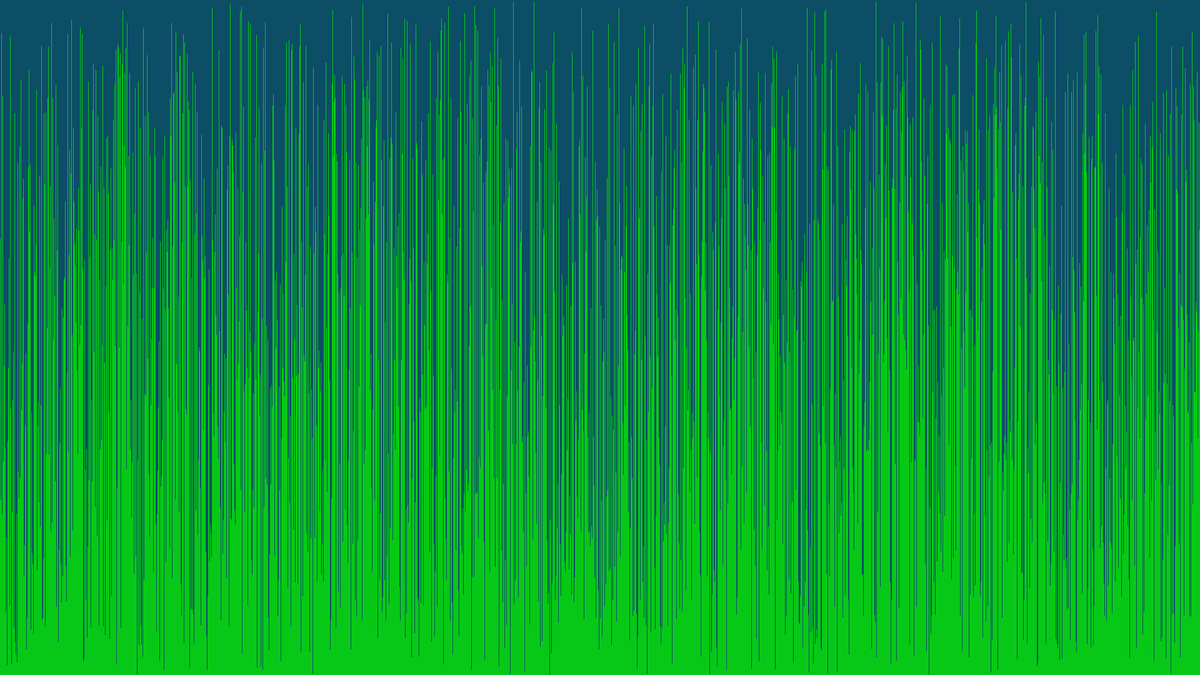
Frame 1 (no input)
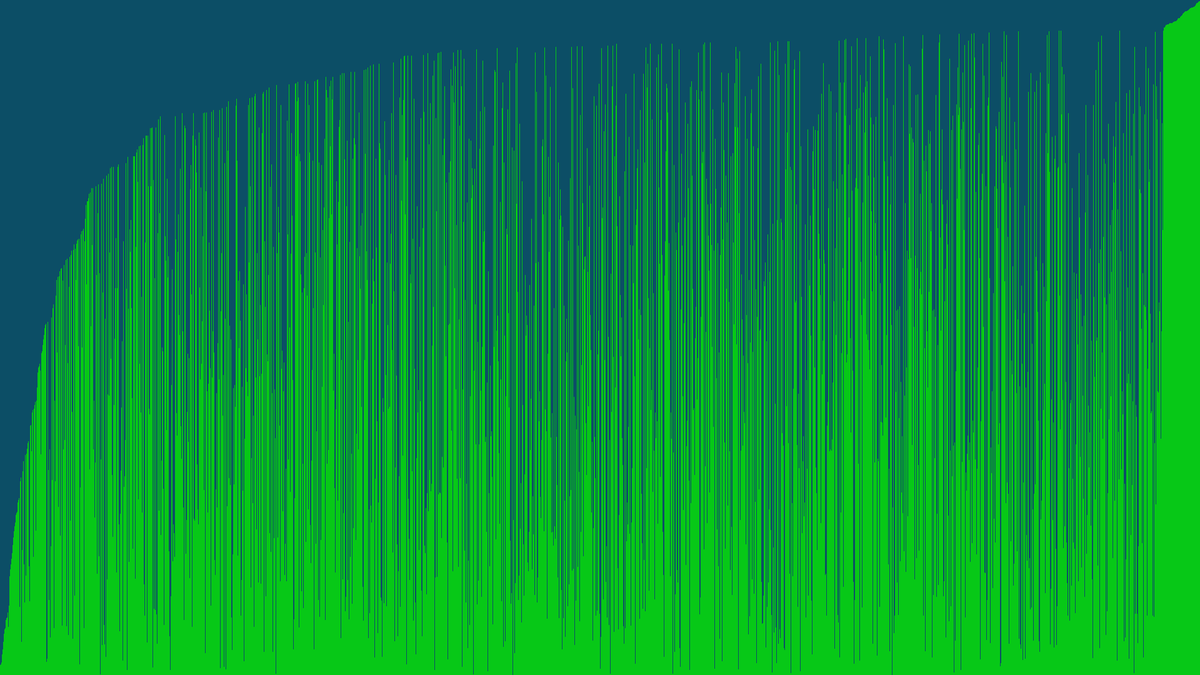
Frame 60 (the mouse pressed at the canvas centre just before this capture)
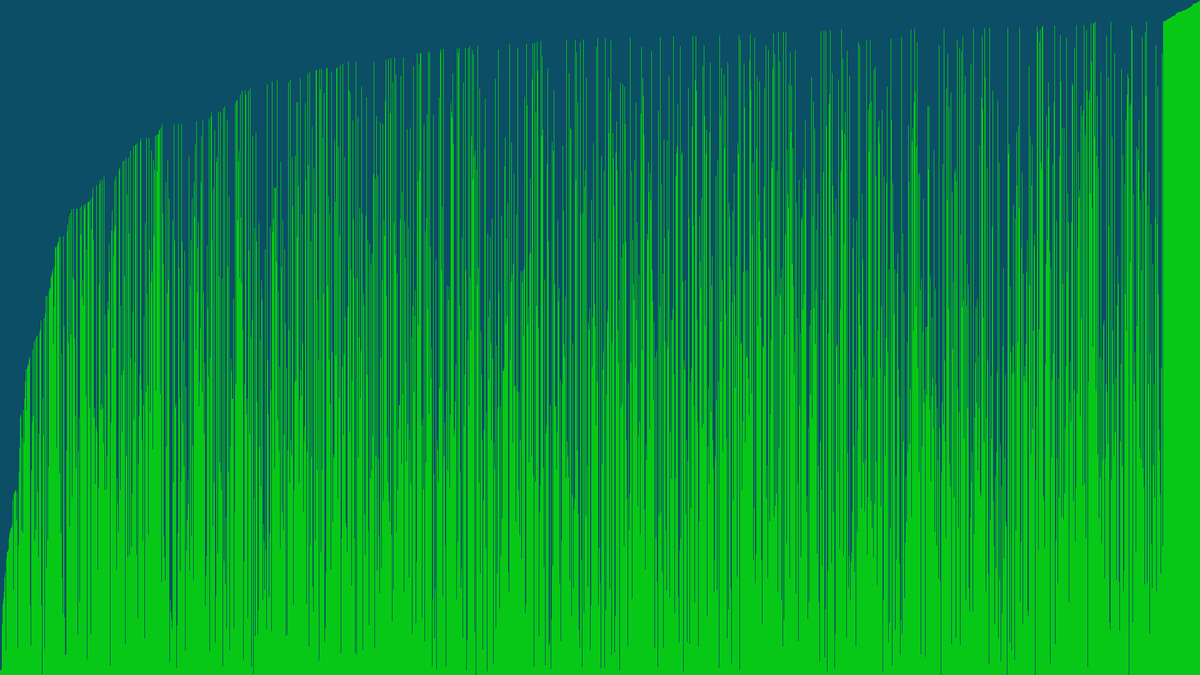
Frame 120 (the mouse held since frame 60 and released just before this capture)

The Processing sketch that drew these frames (run headless with seeded random() and noise(); from frame 60 on, the mouse is pressed at the canvas centre):

// Processing sketch: sketch_190714a
// ── sketch_190714a.pde
/* Paste the code into a new Processing sketch and complete the steps. */

//1. create an array of ints. don't initialize it yet.
int[] yeay = new int[50];

void setup() {
  size(1920,1080);
  //2. set the size of your windowD
  //  if you are using Processing 3, you cannot use variables
  //  because the developers don't know how programming is supposed to work.

  //3. initialize your array with the built in width variable
  yeay = new int[width];
  //4. initialize the ints in the array with random numbers
  //   from 0 to the built in height variable
  for (int i = 0; i < yeay.length; i++) {
    yeay[i] = (int)random(height);
  }
  //5. call the noStroke() method
  noStroke();

}

void draw() {
  //6. set the background color with background(r, g, b);
  background(12, 78, 102);
  //7. set the color for your graph
  fill(7,200,23);
  //8. draw a rectangle for each int in your array.
  //   the x value will be the current index in the array
  //   the y value will the height variable
  //   the width is 1 (one)
  //   the height is negative the value of the element at the current index of the array
  for (int i = 0; i < yeay.length; i ++) {
    rect(i,height,1,-yeay[i]);
  }

  //9. call the stepSort method
  stepSort(yeay);
  //10. extract the code that randomizes the array into a method.
  
  //11. call the method you made in step 10 when the mouse is pressed

}

void randomIt() {
 for (int i = 0; i < yeay.length; i++) {
    yeay[i] = (int)random(height);
  }
}

void stepSort(int[] arr) {
  for (int i = 1; i < arr.length; i++) {
    if (arr[i - 1] > arr[i]) {
      int t = arr[i];
      arr[i] = arr[i - 1];
      arr[i - 1] = t;
    }
  }
  println("i'm not human");
}

void mousePressed() {
  randomIt();
}
